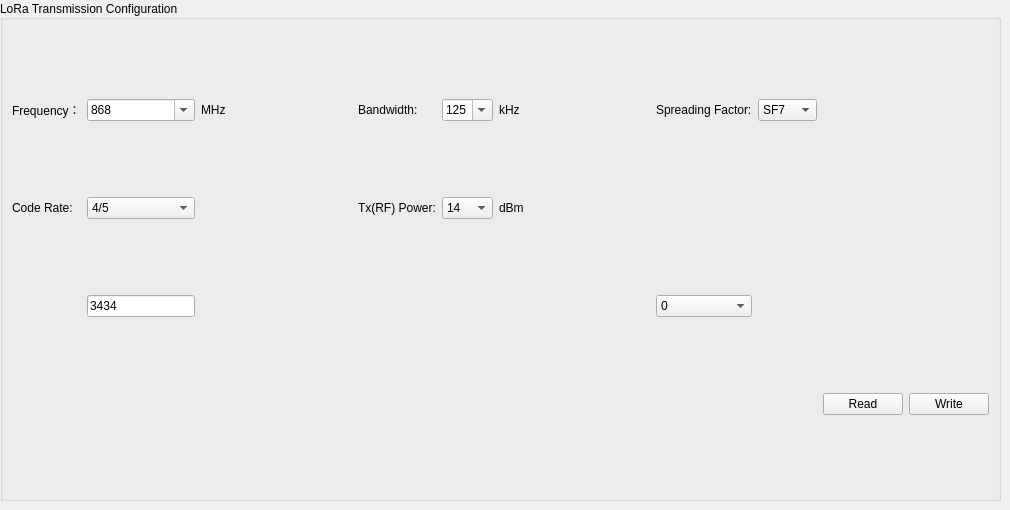
    <widget class="QWidget" name="LoraNet">
     <property name="enabled">
      <bool>true</bool>
     </property>
     <property name="sizePolicy">
      <sizepolicy hsizetype="Expanding" vsizetype="Preferred">
       <horstretch>0</horstretch>
       <verstretch>0</verstretch>
      </sizepolicy>
     </property>
     <attribute name="title">
      <string>LoRa</string>
     </attribute>
     <widget class="QGroupBox" name="groupBox_3">
      <property name="geometry">
       <rect>
        <x>0</x>
        <y>0</y>
        <width>1001</width>
        <height>501</height>
       </rect>
      </property>
      <property name="sizePolicy">
       <sizepolicy hsizetype="Fixed" vsizetype="Preferred">
        <horstretch>0</horstretch>
        <verstretch>0</verstretch>
       </sizepolicy>
      </property>
      <property name="minimumSize">
       <size>
        <width>200</width>
        <height>0</height>
       </size>
      </property>
      <property name="layoutDirection">
       <enum>Qt::LeftToRight</enum>
      </property>
      <property name="title">
       <string>LoRa Transmission Configuration </string>
      </property>
      <property name="alignment">
       <set>Qt::AlignLeading|Qt::AlignLeft|Qt::AlignVCenter</set>
      </property>
      <layout class="QGridLayout" name="gridLayout_4">
       <item row="1" column="7">
        <widget class="QComboBox" name="RFPowerComboBox">
         <property name="currentIndex">
          <number>0</number>
         </property>
         <item>
          <property name="text">
           <string>14</string>
          </property>
         </item>
         <item>
          <property name="text">
           <string>15</string>
          </property>
         </item>
         <item>
          <property name="text">
           <string>16</string>
          </property>
         </item>
         <item>
          <property name="text">
           <string>17</string>
          </property>
         </item>
         <item>
          <property name="text">
           <string>18</string>
          </property>
         </item>
         <item>
          <property name="text">
           <string>19</string>
          </property>
         </item>
         <item>
          <property name="text">
           <string>20</string>
          </property>
         </item>
         <item>
          <property name="text">
           <string>21</string>
          </property>
         </item>
         <item>
          <property name="text">
           <string>22</string>
          </property>
         </item>
        </widget>
       </item>
       <item row="1" column="2">
        <widget class="QComboBox" name="CodeRateComboBox">
         <property name="currentIndex">
          <number>0</number>
         </property>
         <item>
          <property name="text">
           <string>4/5</string>
          </property>
         </item>
         <item>
          <property name="text">
           <string>4/6</string>
          </property>
         </item>
         <item>
          <property name="text">
           <string>4/7</string>
          </property>
         </item>
         <item>
          <property name="text">
           <string>4/8</string>
          </property>
         </item>
        </widget>
       </item>
       <item row="1" column="1">
        <widget class="QLabel" name="label_17">
         <property name="text">
          <string>Code Rate:</string>
         </property>
        </widget>
       </item>
       <item row="0" column="10">
        <widget class="QLabel" name="label_14">
         <property name="text">
          <string>Spreading Factor:</string>
         </property>
        </widget>
       </item>
       <item row="0" column="2">
        <widget class="QComboBox" name="FrequencyComboBox">
         <property name="editable">
          <bool>true</bool>
         </property>
         <property name="currentText">
          <string>868</string>
         </property>
         <property name="currentIndex">
          <number>13</number>
         </property>
         <item>
          <property name="text">
           <string>433</string>
          </property>
         </item>
         <item>
          <property name="text">
           <string>470</string>
          </property>
         </item>
         <item>
          <property name="text">
           <string>490</string>
          </property>
         </item>
         <item>
          <property name="text">
           <string>863</string>
          </property>
         </item>
         <item>
          <property name="text">
           <string>863.5</string>
          </property>
         </item>
         <item>
          <property name="text">
           <string>864</string>
          </property>
         </item>
         <item>
          <property name="text">
           <string>864.5</string>
          </property>
         </item>
         <item>
          <property name="text">
           <string>865</string>
          </property>
         </item>
         <item>
          <property name="text">
           <string>865.5</string>
          </property>
         </item>
         <item>
          <property name="text">
           <string>866</string>
          </property>
         </item>
         <item>
          <property name="text">
           <string>866.5</string>
          </property>
         </item>
         <item>
          <property name="text">
           <string>867</string>
          </property>
         </item>
         <item>
          <property name="text">
           <string>867.5</string>
          </property>
         </item>
         <item>
          <property name="text">
           <string>868</string>
          </property>
         </item>
         <item>
          <property name="text">
           <string>868.5</string>
          </property>
         </item>
         <item>
          <property name="text">
           <string>869</string>
          </property>
         </item>
         <item>
          <property name="text">
           <string>869.5</string>
          </property>
         </item>
         <item>
          <property name="text">
           <string>870</string>
          </property>
         </item>
        </widget>
       </item>
       <item row="2" column="2">
        <widget class="QLineEdit" name="syncWordLineEdit">
         <property name="sizePolicy">
          <sizepolicy hsizetype="Preferred" vsizetype="Fixed">
           <horstretch>0</horstretch>
           <verstretch>0</verstretch>
          </sizepolicy>
         </property>
         <property name="text">
          <string>3434</string>
         </property>
        </widget>
       </item>
       <item row="0" column="11">
        <widget class="QComboBox" name="SFComboBox">
         <property name="sizePolicy">
          <sizepolicy hsizetype="Fixed" vsizetype="Fixed">
           <horstretch>0</horstretch>
           <verstretch>0</verstretch>
          </sizepolicy>
         </property>
         <property name="currentText">
          <string>SF7</string>
         </property>
         <property name="currentIndex">
          <number>2</number>
         </property>
         <item>
          <property name="text">
           <string>SF5</string>
          </property>
         </item>
         <item>
          <property name="text">
           <string>SF6</string>
          </property>
         </item>
         <item>
          <property name="text">
           <string>SF7</string>
          </property>
         </item>
         <item>
          <property name="text">
           <string>SF8</string>
          </property>
         </item>
         <item>
          <property name="text">
           <string>SF9</string>
          </property>
         </item>
         <item>
          <property name="text">
           <string>SF10</string>
          </property>
         </item>
         <item>
          <property name="text">
           <string>SF11</string>
          </property>
         </item>
         <item>
          <property name="text">
           <string>SF12</string>
          </property>
         </item>
        </widget>
       </item>
       <item row="2" column="10">
        <widget class="QComboBox" name="OptimizeLowRateComboBox">
         <property name="currentIndex">
          <number>0</number>
         </property>
         <item>
          <property name="text">
           <string>0</string>
          </property>
         </item>
         <item>
          <property name="text">
           <string>1</string>
          </property>
         </item>
        </widget>
       </item>
       <item row="0" column="1">
        <widget class="QLabel" name="label_13">
         <property name="text">
          <string>Frequency：</string>
         </property>
        </widget>
       </item>
       <item row="3" column="13">
        <widget class="QPushButton" name="loraGetButton">
         <property name="text">
          <string>Read</string>
         </property>
        </widget>
       </item>
       <item row="3" column="14">
        <widget class="QPushButton" name="loraSetButton">
         <property name="text">
          <string>Write</string>
         </property>
        </widget>
       </item>
       <item row="1" column="8">
        <widget class="QLabel" name="label_21">
         <property name="text">
          <string>dBm</string>
         </property>
        </widget>
       </item>
       <item row="0" column="9">
        <spacer name="horizontalSpacer_19">
         <property name="orientation">
          <enum>Qt::Horizontal</enum>
         </property>
         <property name="sizeHint" stdset="0">
          <size>
           <width>40</width>
           <height>20</height>
          </size>
         </property>
        </spacer>
       </item>
       <item row="0" column="4">
        <widget class="QLabel" name="label_80">
         <property name="text">
          <string>MHz</string>
         </property>
        </widget>
       </item>
       <item row="0" column="6">
        <widget class="QLabel" name="label_15">
         <property name="text">
          <string>Bandwidth:</string>
         </property>
        </widget>
       </item>
       <item row="1" column="6">
        <widget class="QLabel" name="label_11">
         <property name="text">
          <string>Tx(RF) Power:</string>
         </property>
        </widget>
       </item>
       <item row="0" column="7">
        <widget class="QComboBox" name="BandwidthComboBox">
         <property name="editable">
          <bool>true</bool>
         </property>
         <property name="currentIndex">
          <number>0</number>
         </property>
         <item>
          <property name="text">
           <string>125</string>
          </property>
         </item>
         <item>
          <property name="text">
           <string>250</string>
          </property>
         </item>
         <item>
          <property name="text">
           <string>500</string>
          </property>
         </item>
        </widget>
       </item>
       <item row="0" column="8">
        <widget class="QLabel" name="label_22">
         <property name="text">
          <string>kHz</string>
         </property>
        </widget>
       </item>
       <item row="0" column="5">
        <spacer name="horizontalSpacer_17">
         <property name="orientation">
          <enum>Qt::Horizontal</enum>
         </property>
         <property name="sizeHint" stdset="0">
          <size>
           <width>40</width>
           <height>20</height>
          </size>
         </property>
        </spacer>
       </item>
       <item row="1" column="5">
        <spacer name="horizontalSpacer_18">
         <property name="orientation">
          <enum>Qt::Horizontal</enum>
         </property>
         <property name="sizeHint" stdset="0">
          <size>
           <width>40</width>
           <height>20</height>
          </size>
         </property>
        </spacer>
       </item>
      </layout>
     </widget>
    </widget>
